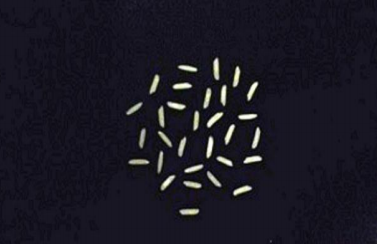
#> input picture dataset/rice.png, 377 x 244 px, found by its file name
$ jupyter execute 'Grain detection.ipynb'
#> lines starting #> are read from the running program, lines starting #| are printed output that depends on the picture; after the words box and inside, x2 and y2 are one past the last pixel; in counts of white or black regions, pixels touching at a corner belong together
[cell 1]
import cv2
import numpy as np
from matplotlib import pyplot as plt


def detect_grains(imgPath):
    img = cv2.imread(imgPath, 0)
#> img: shape (244, 377); min 2, max 253, mean 25.8
    ret, binary = cv2.threshold(img, 150, 255, 1)
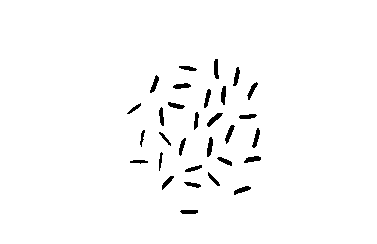
#> binary: shape (244, 377); 97.9% white; 30 black regions, largest, box (x1, y1, x2, y2) and area: (207, 113, 223, 127) 86, (207, 137, 213, 157) 81, (225, 125, 235, 144) 79
    kernel = np.ones((5, 5), np.float32) / 9
    dst = cv2.filter2D(binary, -1, kernel)
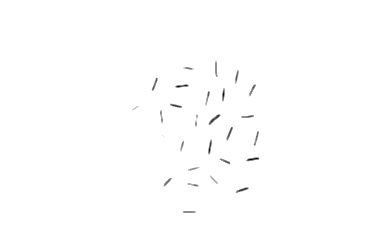
#> dst: shape (244, 377); min 0, max 255, mean 254.1
    kernel2 = cv2.getStructuringElement(cv2.MORPH_ELLIPSE, (3, 3))
    erosion = cv2.erode(dst, kernel2, iterations=1)
    dilation = cv2.dilate(erosion, kernel2, iterations=1)
    edges = cv2.Canny(dilation, 100, 100)
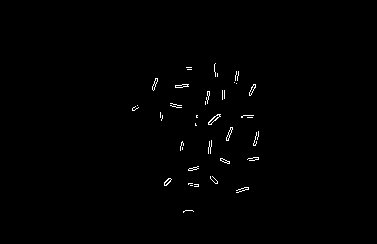
#> edges: shape (244, 377); 0.62% white in thin lines or dots, all inside (x1, y1, x2, y2) = (132, 63, 259, 213)

    return img, binary, dst, erosion, dilation, edges


def plot_img(img, binary, dst, erosion, dilation, edges, imgs_row, imgs_col):
#> called with imgs_row = 2, imgs_col = 3
    plt.subplot(imgs_row, imgs_col, 1), plt.imshow(img, 'gray')
    plt.title("Original image")

    plt.subplot(imgs_row, imgs_col, 2), plt.imshow(binary, 'gray')
    plt.title("Binary image")

    plt.subplot(imgs_row, imgs_col, 3), plt.imshow(dst, 'gray')
    plt.title("Filtered image")

    plt.subplot(imgs_row, imgs_col, 4), plt.imshow(erosion, 'gray')
    plt.title("Eroded image")

    plt.subplot(imgs_row, imgs_col, 5), plt.imshow(dilation, 'gray')
    plt.title("Dialated image")

    plt.subplot(imgs_row, imgs_col, 6), plt.imshow(edges, 'gray')
    plt.title("Edge detect")

    plt.show()


if __name__ == '__main__':
    imgPath = '/home/knoldus/PycharmProjects/rice-quality-analysis-master/Image_dataset/rice.png'
    imgs_row = 2
    imgs_col = 3

    img, binary, dst, erosion, dilation, edges = detect_grains(imgPath)

    plot_img(img, binary, dst, erosion, dilation, edges, imgs_row, imgs_col)
